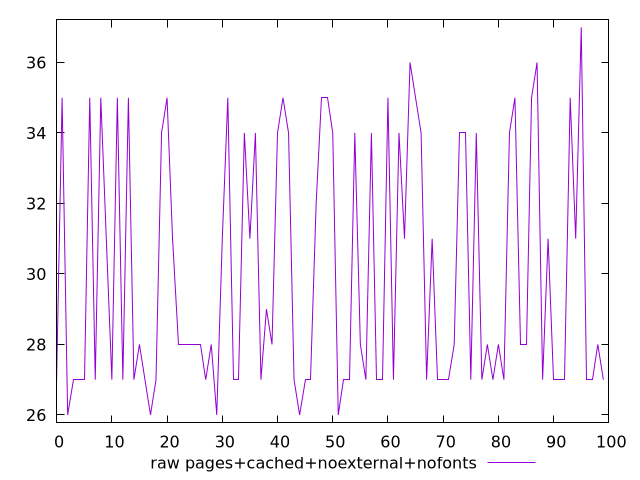

Generate this figure with gnuplot:
$_rawPagesCachedNoexternalNofonts <<EOF
27
35
26
27
27
27
35
27
35
31
27
35
27
35
27
28
27
26
27
34
35
31
28
28
28
28
28
27
28
26
31
35
27
27
34
31
34
27
29
28
34
35
34
27
26
27
27
32
35
35
34
26
27
27
34
28
27
34
27
27
35
27
34
31
36
35
34
27
31
27
27
27
28
34
34
27
34
27
28
27
28
27
34
35
28
28
35
36
27
31
27
27
27
35
31
37
27
27
28
27
EOF
set key outside below
set terminal pngcairo
set output "report_00006_2020-11-02T20-21-41.718Z/max-potential-fid/pages+cached+noexternal+nofonts//raw.png"
set yrange [25.78:37.22]
plot $_rawPagesCachedNoexternalNofonts title "raw pages+cached+noexternal+nofonts" with line ,
